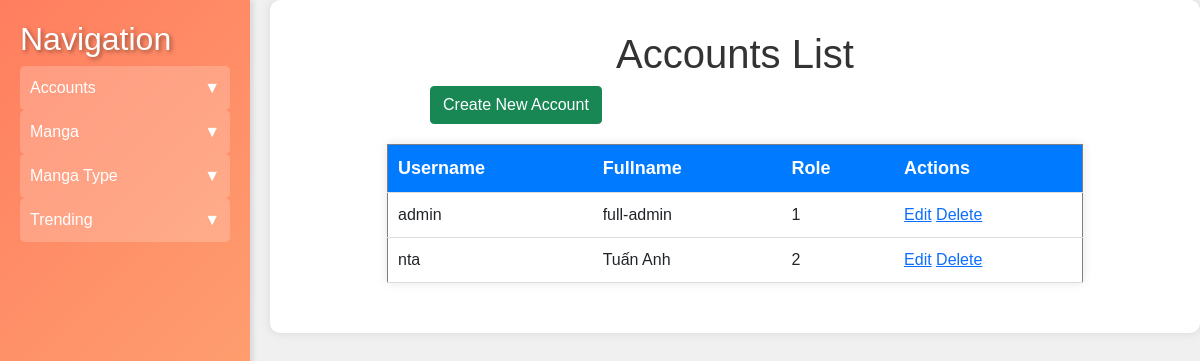
The page /admin/accounts/index.php on the database its author committed.
### tables this page shows
CREATE TABLE `accounts` (
  `acc_id` int(11) NOT NULL,
  `username` varchar(50) NOT NULL,
  `password` varchar(50) NOT NULL,
  `fullname` varchar(100) NOT NULL,
  `role_id` int(11) NOT NULL,
  `update_at` datetime NOT NULL DEFAULT current_timestamp()
);

### admin/accounts/index.php (the view, shortened to what this page needs)
<?php
include '../config/db_connection.php';
$query = "SELECT * FROM accounts";
$result = $conn->query($query);
?>
<!DOCTYPE html>
<html lang="en">
<head>
    <link rel="stylesheet" href="../../assets/css/styles.css">
    <link href="https://cdn.jsdelivr.net/npm/bootstrap@5.0.2/dist/css/bootstrap.min.css" rel="stylesheet">
</head>
<body>
    <div class="sidebar">
        <h2>Navigation</h2>
        <div class="toggle-btn" onclick="toggleMenu('accounts-menu')">
            <span>Accounts</span>
            <span>&#9660;</span>
        </div>
        <div class="toggle-btn" onclick="toggleMenu('manga-menu')">
            <span>Manga</span>
            <span>&#9660;</span>
        </div>
        <div class="toggle-btn" onclick="toggleMenu('manga-type-menu')">
            <span>Manga Type</span>
            <span>&#9660;</span>
        </div>
        <div class="toggle-btn" onclick="toggleMenu('trending-menu')">
            <span>Trending</span>
            <span>&#9660;</span>
        </div>
    </div>
    <div class="content">
        <h1>Accounts List</h1>
        <a href="create.php" class="ms-130 btn btn-success">Create New Account</a>
        <table border="1">
            <thead>
                <tr>
                    <th>Username</th>
                    <th>Fullname</th>
                    <th>Role</th>
                    <th>Actions</th>
                </tr>
            </thead>
            <tbody>
                <?php while ($row = $result->fetch_assoc()): ?>
                    <tr>
                        <td><?= $row['username'] ?></td>
                        <td><?= $row['fullname'] ?></td>
                        <td><?= $row['role_id'] ?></td>
                        <td>
                            <a href="edit.php?id=<?= $row['acc_id'] ?>">Edit</a>
                            <a href="delete.php?id=<?= $row['acc_id'] ?>" onclick="return confirm('Are you sure?')">Delete</a>
                        </td>
                    </tr>
                <?php endwhile; ?>
            </tbody>
        </table>
    </div>
</body>
</html>

### assets/css/styles.css (style rules this page uses)
body { font-family: 'Arial', sans-serif; background-color: #f4f4f4; margin: 0; padding: 0; }
h1 { color: #333; text-align: center; margin-top: 20px; font-size: 24px; }
a { text-decoration: none; color: #007BFF; }
table { width: 80%; margin: 20px auto; border-collapse: collapse; box-shadow: 0 0 10px rgba(0, 0, 0, 0.1); background-color: white; }
table thead { background-color: #007BFF; color: white; }
table th, table td { padding: 10px; text-align: left; border-bottom: 1px solid #ddd; }
table th { font-size: 18px; }
.ms-130 { margin-left: 130px; }

### admin/accounts/index.php (style rules this page uses)
body { display: flex; font-family: Arial, sans-serif; background-color: #f0f0f0; }
.sidebar { width: 250px; background: linear-gradient(135deg, #ff7e5f, #feb47b); padding: 20px; color: white; box-shadow: 3px 0 5px rgba(0, 0, 0, 0.1); height: 100vh; position: fixed; }
.sidebar h2 { color: #fff; text-shadow: 2px 2px 4px rgba(0, 0, 0, 0.4); }
.content { flex-grow: 1; padding: 30px; margin-left: 270px; background-color: #fff; box-shadow: 0 0 10px rgba(0, 0, 0, 0.1); border-radius: 10px; }
.toggle-btn { cursor: pointer; display: flex; justify-content: space-between; padding: 10px; background-color: rgba(255, 255, 255, 0.2); border-radius: 5px; }

### rows shown on the page
accounts: username "admin", fullname "full-admin", role "1"
accounts: username "nta", fullname "Tuấn Anh", role "2"
